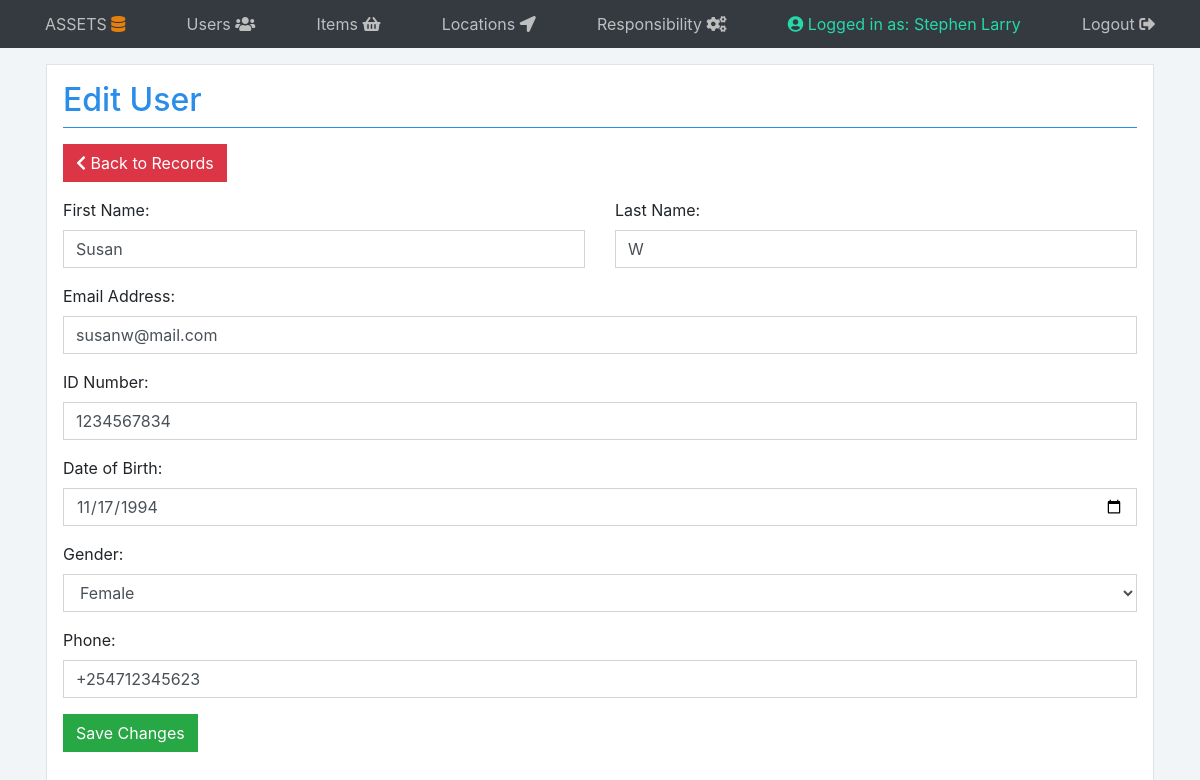
/updateuser.php?id=27 (signed in), run on the app's committed database.
### tables this page shows
CREATE TABLE `user` (
  `id` int(11) NOT NULL,
  `firstname` varchar(15) DEFAULT NULL,
  `lastname` varchar(15) DEFAULT NULL,
  `emailaddress` text,
  `idnumber` int(9) DEFAULT NULL,
  `dateofbirth` date DEFAULT NULL,
  `gender` varchar(6) DEFAULT NULL,
  `phone` varchar(13) DEFAULT NULL,
  `password` varchar(255) NOT NULL
);

### updateuser.php (the view, shortened to what this page needs)
<!DOCTYPE html>
<html>
<head>
    <link rel="stylesheet" href="https://stackpath.bootstrapcdn.com/bootstrap/4.1.3/css/bootstrap.min.css"
>
    <link rel="stylesheet" type="text/css" media="screen" href="styles/style.css" />
    <link rel="stylesheet" href="https://use.fontawesome.com/releases/v5.4.2/css/all.css"
>
</head>
<body>
    <nav class="site-header sticky-top py-1 bg-dark">
        <div class="container d-flex flex-column flex-md-row justify-content-between">
            <a class="py-2" href="#">ASSETS <i class="br fas fa-database"></i></a>
            <a class="py-2 d-none d-md-inline-block" href="viewusers.php">Users <i class="fas fa-users"></i></a>
            <a class="py-2 d-none d-md-inline-block" href="viewitems.php">Items <i class="fas fa-shopping-basket"></i></a>
            <a class="py-2 d-none d-md-inline-block" href="viewlocations.php">Locations <i class="fas fa-location-arrow"></i></a>
            <a class="py-2 d-none d-md-inline-block" href="viewresponsibility.php">Responsibility <i class="fas fa-cogs"></i></a>
            <a class="py-2 d-none d-md-inline-block l" href="#"><i class="fas fa-user-circle"></i> Logged in as: <?php echo $_SESSION['user'] ?></a>
            <a class="py-2 d-none d-md-inline-block" href="config/logout.php">Logout <i class="fas fa-sign-out-alt"></i></a>
        </div>
    </nav>
    <div class="container">
        <div class="row">
            <div class="col-md bg-l d">
                <h2 class="title">Edit User</h2>
                <a class="btn btn-danger" href="viewusers.php"><i class='fas fa-chevron-left'></i> Back to Records</a>
                <?php
                $id = isset($_GET['id']) ? $_GET['id'] : die('ERROR: Record ID not found.');
                include 'config/database.php';
                try {
                    $query = "SELECT id,firstname,lastname,emailaddress,idnumber,dateofbirth,gender,phone FROM user WHERE id = ? LIMIT 0,1";
                    $stmt = $con->prepare($query);
                    $stmt->bindParam(1, $id);
                    $stmt->execute();
                    $row = $stmt->fetch(PDO::FETCH_ASSOC);
                    $firstname = $row['firstname'];
                    $lastname = $row['lastname'];
                    $emailaddress = $row['emailaddress'];
                    $idnumber = $row['idnumber'];
                    $dateofbirth = $row['dateofbirth'];
                    $gender = $row['gender'];
                    $phone = $row['phone'];
                } catch (PDOException $exception) {
                    die('ERROR: ' . $exception->getMessage());
                }
                ?>
                <form class="form" action="<?php echo htmlspecialchars($_SERVER["PHP_SELF"]) . "?id={$id}"; ?>" method="POST">
                    <div class="row">
                        <div class="col">
                            <div class="form-group">
                                <label for="firstname">First Name:</label>
                                <input type="text" class="form-control" name="firstname" id="firstname" value="<?php echo htmlspecialchars($firstname, ENT_QUOTES); ?>" required>
                            </div>
                        </div>
                        <div class="col">
                            <div class="form-group">
                                <label for="lastname">Last Name:</label>
                                <input type="text" class="form-control" name="lastname" id="lastname" value="<?php echo htmlspecialchars($lastname, ENT_QUOTES); ?>" required>
                            </div>
                        </div>
                    </div>
                    <div class="form-group">
                        <label for="emailaddress">Email Address:</label>
                        <input type="email" class="form-control" name="emailaddress" placeholder="user@mail.com" value="<?php echo htmlspecialchars($emailaddress, ENT_QUOTES); ?>" required>
                    </div>
                    <div class="form-group">
                        <label for="idnumber">ID Number:</label>
                        <input type="text" class="form-control" name="idnumber" placeholder="123456789" value="<?php echo htmlspecialchars($idnumber, ENT_QUOTES); ?>" required>
                    </div>
                    <div class="form-group">
                        <label for="dateofbirth">Date of Birth:</label>
                        <input type="date" class="form-control" name="dateofbirth" value="<?php echo htmlspecialchars($dateofbirth, ENT_QUOTES); ?>" required>
                    </div>
                    <div class="form-group">
                        <label for="gender">Gender:</label>
                        <select class="form-control" id="gender" name="gender">
                            <option value="Female" <?= $gender == 'Female' ? ' selected="selected"' : ''; ?>>Female</option>
                        </select>
                    </div>
                    <div class="form-group">
                        <label for="phone">Phone:</label>
                        <input type="text" class="form-control" name="phone" placeholder="+2547123456678" value="<?php echo htmlspecialchars($phone, ENT_QUOTES); ?>" required>
                    </div>
                    <div class="form-group">
                        <input type="submit" name="Save Changes" value="Save Changes" class="btn btn-success">
                    </div>
                </form>
            </div>
        </div>
    </div>
</body>
</html>

### styles/style.css (style rules this page uses)
.py-2 { color: #bebebe; }
.title { color: rgb(42, 141, 233); border-bottom: 1px solid rgb(42, 141, 233); padding-bottom: 8px; margin-bottom: 16px; }
body { background-color: #f1f5f8; }
.bg-l { background-color: #ffffff; }
.d { margin: 16px; border: 1px solid #e2e2e2; padding: 16px; }
.btn { color: #ffffff; }
.form-control { border-radius: 0; }
.btn { border-radius: 0; }
.l { color: #26d8ab; }
.br { color: rgb(230, 128, 13); }

### data on the page
user: firstname "Susan", lastname "W", emailaddress "susanw@mail.com", idnumber "1234567834", dateofbirth "11/17/1994", gender "Female", phone "+254712345623"

### other printed values
$_SESSION['user'] "Stephen Larry"
